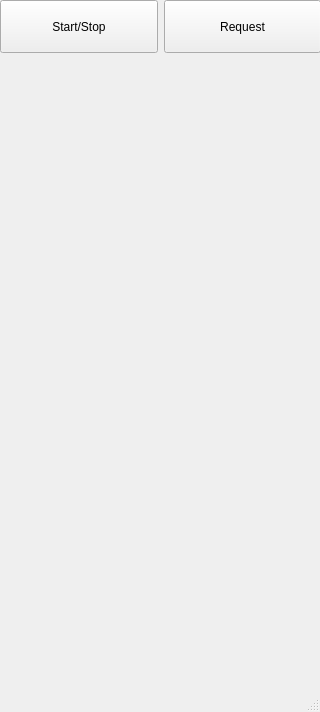
<?xml version="1.0" encoding="UTF-8"?>
<ui version="4.0">
 <class>Browser</class>
 <widget class="QMainWindow" name="Browser">
  <property name="enabled">
   <bool>true</bool>
  </property>
  <property name="geometry">
   <rect>
    <x>0</x>
    <y>0</y>
    <width>320</width>
    <height>712</height>
   </rect>
  </property>
  <property name="sizePolicy">
   <sizepolicy hsizetype="Fixed" vsizetype="Fixed">
    <horstretch>0</horstretch>
    <verstretch>0</verstretch>
   </sizepolicy>
  </property>
  <property name="minimumSize">
   <size>
    <width>320</width>
    <height>712</height>
   </size>
  </property>
  <property name="maximumSize">
   <size>
    <width>320</width>
    <height>712</height>
   </size>
  </property>
  <property name="windowTitle">
   <string>MainWindow</string>
  </property>
  <widget class="QWidget" name="centralwidget">
   <property name="sizePolicy">
    <sizepolicy hsizetype="Fixed" vsizetype="Fixed">
     <horstretch>0</horstretch>
     <verstretch>0</verstretch>
    </sizepolicy>
   </property>
   <widget class="QWidget" name="layoutWidget">
    <property name="geometry">
     <rect>
      <x>0</x>
      <y>0</y>
      <width>321</width>
      <height>53</height>
     </rect>
    </property>
    <layout class="QVBoxLayout" name="verticalLayout">
     <item>
      <layout class="QHBoxLayout" name="horizontalLayout">
       <item>
        <widget class="QPushButton" name="switchConnectButton">
         <property name="sizePolicy">
          <sizepolicy hsizetype="Minimum" vsizetype="Preferred">
           <horstretch>0</horstretch>
           <verstretch>0</verstretch>
          </sizepolicy>
         </property>
         <property name="text">
          <string>Start/Stop</string>
         </property>
        </widget>
       </item>
       <item>
        <widget class="QPushButton" name="requestButton">
         <property name="sizePolicy">
          <sizepolicy hsizetype="Minimum" vsizetype="Preferred">
           <horstretch>0</horstretch>
           <verstretch>0</verstretch>
          </sizepolicy>
         </property>
         <property name="text">
          <string>Request</string>
         </property>
        </widget>
       </item>
      </layout>
     </item>
    </layout>
   </widget>
   <widget class="QWidget" name="view" native="true">
    <property name="geometry">
     <rect>
      <x>0</x>
      <y>50</y>
      <width>320</width>
      <height>640</height>
     </rect>
    </property>
    <property name="sizePolicy">
     <sizepolicy hsizetype="Fixed" vsizetype="Fixed">
      <horstretch>0</horstretch>
      <verstretch>0</verstretch>
     </sizepolicy>
    </property>
    <property name="minimumSize">
     <size>
      <width>320</width>
      <height>640</height>
     </size>
    </property>
    <property name="maximumSize">
     <size>
      <width>320</width>
      <height>640</height>
     </size>
    </property>
   </widget>
  </widget>
  <widget class="QStatusBar" name="statusbar"/>
 </widget>
 <resources/>
 <connections/>
</ui>
